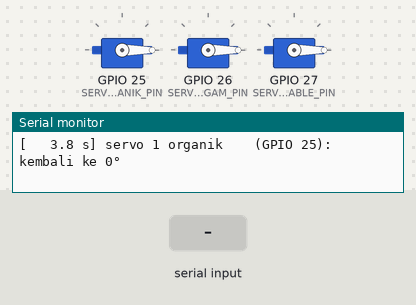
Recording of a sketch running on a simulated ESP32. On the bench: 3 × servo, the last lines printed to the serial monitor. The test bench sets the inputs (shaded band). Servo pulses on a pin are drawn as a servo (544–2400 µs = 0–180°).

Above: at 4.1 s.
4.2 s: "j90\n" received over Serial
At 5.0 s:
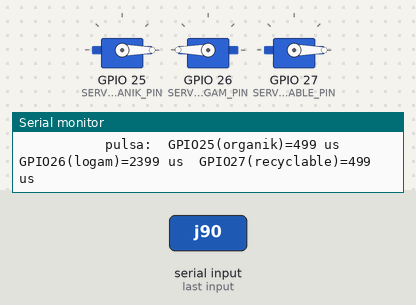
7.2 s: "k90\n" received over Serial
At 8.0 s:
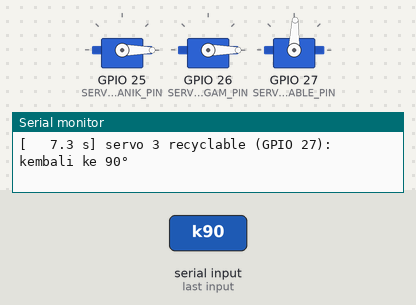
10.2 s: "h90\n" received over Serial
At 12.0 s:
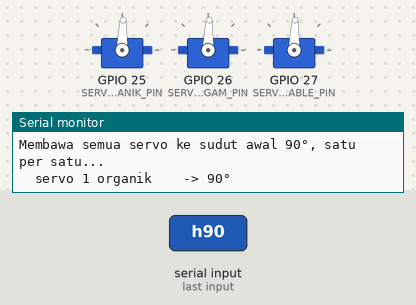
12.3 s: "a90\n" received over Serial
At 14.7 s:
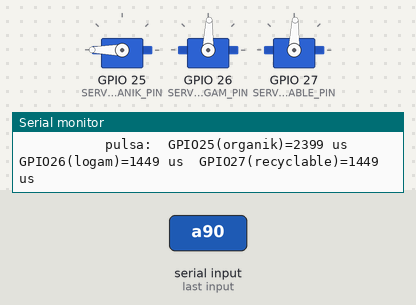
15.3 s: "h,45\n" received over Serial
At 16.4 s:
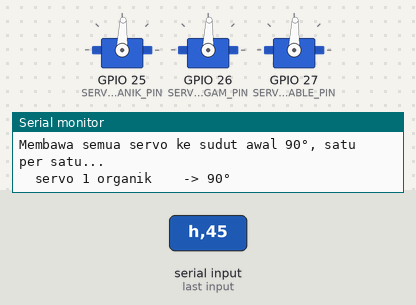
Timing chart, 0 to 17.8 s (numbered marks = the images above; inputs shaded):
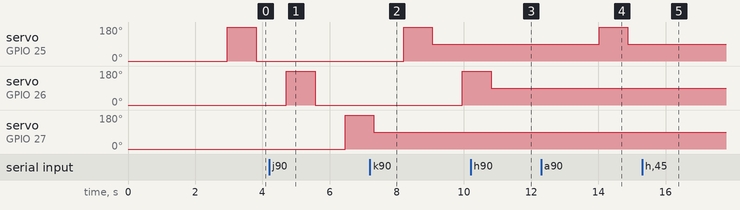

The sketch:

ServoTest.ino
```cpp
/*
 * ============================================================================
 *  PilahPintar — Uji tiga servo MG996R bergiliran (ESP32)
 * ============================================================================
 *  Sketch mandiri: cukup board ESP32 + tiga servo MG996R + catu daya servo.
 *  Tanpa Wi-Fi, Firebase, STM32, sensor, atau library servo.
 *
 *  Urutan: servo 1 maju -> kembali -> jeda beberapa detik -> servo 2 maju ->
 *  kembali -> jeda -> servo 3 ... lalu ulang dari servo 1.
 *
 *  Tiap servo memakai kanal PWM (LEDC) sendiri. Servo yang sedang tidak
 *  bergiliran ditahan di sudut awal (kHoldIdle). Kalau servo masih bergerak
 *  bersamaan, cek kabel: GND servo harus disatukan dengan GND ESP32, dan kabel
 *  sinyal (oranye) tiap servo harus ke pinnya sendiri.
 *
 *  Rangkaian (sama dengan firmware utama):
 *    Servo 1 organik     kabel sinyal (oranye) -> GPIO 25
 *    Servo 2 logam       kabel sinyal (oranye) -> GPIO 26
 *    Servo 3 recyclable  kabel sinyal (oranye) -> GPIO 27
 *    Kabel merah semua servo   -> +6 V LM2596 #2 (JANGAN dari pin 5V/3V3 ESP32)
 *    Kabel cokelat semua servo -> GND LM2596, lalu GND LM2596 -> GND ESP32
 *
 *  Buka Serial Monitor 115200 baud. Ketik perintah lalu Enter:
 *    a        mulai / hentikan mode bergiliran otomatis (aktif saat menyala)
 *    1 2 3    gerakkan satu servo sekali
 *    h        bawa semua servo ke sudut awal, satu per satu
 *    j<ms>    ubah jeda antar servo, contoh: j5000 (5 detik)
 *    d<deg>   ubah sudut dorong, contoh: d120
 *    k<deg>   ubah sudut kembali (awal), contoh: k10
 *    t<ms>    ubah waktu tiap gerakan, contoh: t800
 *    ?        tampilkan bantuan dan pengaturan sekarang
 * ============================================================================
 */
#include <Arduino.h>

// Samakan dengan config.h firmware utama.
#define SERVO_ORGANIK_PIN 25
#define SERVO_LOGAM_PIN 26
#define SERVO_RECYCLABLE_PIN 27
#define SERVO_HOME_DEG 0     // pendorong mundur penuh
#define SERVO_PUSH_DEG 180   // pendorong maju penuh
#define SERVO_MIN_US 500     // lebar pulsa untuk 0°
#define SERVO_MAX_US 2400    // lebar pulsa untuk 180°

constexpr uint32_t kDefaultGapMs = 3000;   // jeda antar servo (bisa diubah: j<ms>)
constexpr uint32_t kDefaultMoveMs = 800;   // waktu tiap gerakan maju / kembali
constexpr uint32_t kHomeStaggerMs = 800;   // waktu tiap servo menuju sudut awal saat boot
// true  = servo yang tidak bergiliran terus diberi pulsa sudut awal, jadi
//         menahan posisinya dan tidak ikut bergerak karena gangguan.
// false = servo yang tidak bergiliran tidak diberi pulsa (hemat arus, lemas).
constexpr bool kHoldIdle = true;

constexpr uint32_t kPwmFreqHz = 50;        // servo: periode 20 ms
constexpr uint8_t kPwmBits = 16;
constexpr uint32_t kPeriodUs = 1000000UL / kPwmFreqHz;
constexpr uint32_t kSerialLineTimeoutMs = 100;  // perintah tanpa Enter juga diproses

struct ServoChannel {
  const char *name;
  uint8_t pin;
  uint8_t ledcChannel;  // kanal berbeda-beda, di timer berbeda
};

ServoChannel channels[] = {
    {"organik", SERVO_ORGANIK_PIN, 0},
    {"logam", SERVO_LOGAM_PIN, 2},
    {"recyclable", SERVO_RECYCLABLE_PIN, 4},
};
constexpr uint8_t kCount = sizeof(channels) / sizeof(channels[0]);

int homeDeg = SERVO_HOME_DEG;
int pushDeg = SERVO_PUSH_DEG;
uint32_t moveMs = kDefaultMoveMs;
uint32_t gapMs = kDefaultGapMs;

enum class Phase : uint8_t { Idle, Push, Return, Gap };
Phase phase = Phase::Idle;
uint8_t current = 0;        // servo yang sedang bergiliran
uint32_t phaseStartMs = 0;
bool autoMode = true;
int8_t pendingSingle = -1;  // servo yang diminta lewat perintah 1/2/3
bool homeRequested = false;
uint32_t roundCount = 0;

char lineBuf[16];
uint8_t lineLen = 0;
uint32_t lastCharMs = 0;

// ---------------------------------------------------------------------------
// Servo (LEDC langsung, tanpa library)
// ---------------------------------------------------------------------------

uint32_t degToDuty(int deg) {
  deg = constrain(deg, 0, 180);
  const uint32_t us = map(deg, 0, 180, SERVO_MIN_US, SERVO_MAX_US);
  return (uint32_t)((uint64_t)us * ((1UL << kPwmBits) - 1) / kPeriodUs);
}

// Kirim pulsa posisi ke satu servo.
void servoWrite(const ServoChannel &c, int deg) { ledcWrite(c.pin, degToDuty(deg)); }

// Hentikan pulsa: servo diam dan tidak menahan posisi.
void servoRelease(const ServoChannel &c) { ledcWrite(c.pin, 0); }

// Servo yang sedang tidak bergiliran: tahan di sudut awal (kHoldIdle) atau lepas.
void servoIdle(const ServoChannel &c) {
  if (kHoldIdle) {
    servoWrite(c, homeDeg);
  } else {
    servoRelease(c);
  }
}

// Tampilkan pulsa yang benar-benar keluar di tiap pin (0 = tidak ada pulsa).
void printPulses() {
  Serial.print("           pulsa:");
  for (uint8_t i = 0; i < kCount; i++) {
    const uint32_t us =
        (uint32_t)((uint64_t)ledcRead(channels[i].pin) * kPeriodUs / ((1UL << kPwmBits) - 1));
    Serial.printf("  GPIO%u(%s)=%lu us", channels[i].pin, channels[i].name, us);
  }
  Serial.println();
}

bool setupServoPins() {
  bool ok = true;
  for (uint8_t i = 0; i < kCount; i++) {
    ServoChannel &c = channels[i];
    if (ledcAttachChannel(c.pin, kPwmFreqHz, kPwmBits, c.ledcChannel)) {
      servoRelease(c);
      Serial.printf("  servo %u %-10s GPIO %u -> kanal PWM %u: OK\n", i + 1, c.name,
                    c.pin, c.ledcChannel);
    } else {
      Serial.printf("  servo %u %-10s GPIO %u -> kanal PWM %u: GAGAL\n", i + 1, c.name,
                    c.pin, c.ledcChannel);
      ok = false;
    }
  }
  return ok;
}

void homeAll() {
  Serial.printf("Membawa semua servo ke sudut awal %d°, satu per satu...\n", homeDeg);
  for (uint8_t i = 0; i < kCount; i++) {
    const ServoChannel &c = channels[i];
    Serial.printf("  servo %u %-10s -> %d°\n", i + 1, c.name, homeDeg);
    servoWrite(c, homeDeg);
    delay(kHomeStaggerMs);
    servoIdle(c);
  }
}

void startCycle(uint8_t i) {
  current = i;
  const ServoChannel &c = channels[i];
  servoWrite(c, pushDeg);
  Serial.printf("[%6.1f s] servo %u %-10s (GPIO %u): maju ke %d°\n", millis() / 1000.0f,
                i + 1, c.name, c.pin, pushDeg);
  delay(50);  // nilai PWM baru berlaku di awal periode berikutnya (20 ms)
  printPulses();
  phase = Phase::Push;
  phaseStartMs = millis();
}

void updateSequence() {
  const uint32_t now = millis();
  const uint32_t elapsed = now - phaseStartMs;
  const ServoChannel &c = channels[current];

  switch (phase) {
    case Phase::Idle:
      if (homeRequested) {
        homeRequested = false;
        homeAll();
      } else if (pendingSingle >= 0) {
        const uint8_t i = pendingSingle;
        pendingSingle = -1;
        startCycle(i);
      } else if (autoMode) {
        startCycle(0);
      }
      break;

    case Phase::Push:
      if (elapsed >= moveMs) {
        servoWrite(c, homeDeg);
        Serial.printf("[%6.1f s] servo %u %-10s (GPIO %u): kembali ke %d°\n", now / 1000.0f,
                      current + 1, c.name, c.pin, homeDeg);
        phase = Phase::Return;
        phaseStartMs = now;
      }
      break;

    case Phase::Return:
      if (elapsed >= moveMs) {
        servoIdle(c);
        if (autoMode && pendingSingle < 0 && !homeRequested) {
          Serial.printf("           jeda %.1f detik...\n", gapMs / 1000.0f);
        }
        phase = Phase::Gap;
        phaseStartMs = now;
      }
      break;

    case Phase::Gap:
      // Perintah 1/2/3/h tidak perlu menunggu jeda penuh.
      if (pendingSingle >= 0 || homeRequested || !autoMode) {
        phase = Phase::Idle;
        break;
      }
      if (elapsed < gapMs) break;
      if (current == kCount - 1) {
        roundCount++;
        Serial.printf("--- putaran ke-%lu selesai ---\n", roundCount);
      }
      startCycle((current + 1) % kCount);
      break;
  }
}

// ---------------------------------------------------------------------------
// Perintah Serial
// ---------------------------------------------------------------------------

void printSettings() {
  Serial.printf("Pengaturan: awal %d°, dorong %d°, gerakan %lu ms, jeda %lu ms, "
                "otomatis %s\n",
                homeDeg, pushDeg, moveMs, gapMs, autoMode ? "AKTIF" : "mati");
  if (homeDeg == pushDeg) {
    Serial.println("PERINGATAN: sudut awal = sudut dorong, servo tidak akan bergerak.");
  }
}

void printHelp() {
  Serial.println();
  Serial.println("=== Uji tiga servo MG996R bergiliran ===");
  Serial.println("Perintah:");
  Serial.println("  a       mulai / hentikan mode bergiliran otomatis");
  Serial.println("  1 2 3   gerakkan satu servo sekali");
  Serial.println("  h       bawa semua servo ke sudut awal");
  Serial.println("  j<ms>   jeda antar servo, contoh j5000");
  Serial.println("  d<deg>  sudut dorong, contoh d120");
  Serial.println("  k<deg>  sudut kembali (awal), contoh k10");
  Serial.println("  t<ms>   waktu tiap gerakan, contoh t800");
  Serial.println("  ?       bantuan ini");
  printSettings();
  Serial.println();
}

// Baca angka setelah huruf perintah. false jika tidak ada angka atau di luar batas.
bool parseNumber(const char *arg, long minV, long maxV, long &out) {
  char *end = nullptr;
  const long v = strtol(arg, &end, 10);
  if (end == arg || v < minV || v > maxV) return false;
  out = v;
  return true;
}

void handleCommand(const char *line) {
  const char cmd = (char)tolower((unsigned char)line[0]);
  const char *arg = line + 1;
  long v = 0;

  if (cmd >= '1' && cmd < '1' + kCount && line[1] == '\0') {
    const uint8_t i = cmd - '1';
    autoMode = false;
    pendingSingle = i;
    Serial.printf("Servo %u %s akan bergerak sekali%s.\n", i + 1, channels[i].name,
                  phase == Phase::Idle || phase == Phase::Gap
                      ? ""
                      : " setelah servo sekarang kembali");
    return;
  }

  switch (cmd) {
    case 'a':
      autoMode = !autoMode;
      pendingSingle = -1;
      Serial.println(autoMode ? "Mode bergiliran otomatis AKTIF."
                              : "Mode bergiliran otomatis berhenti.");
      break;

    case 'h':
      autoMode = false;
      pendingSingle = -1;
      homeRequested = true;
      break;

    case 'j':
      if (parseNumber(arg, 0, 60000, v)) {
        gapMs = (uint32_t)v;
        printSettings();
      } else {
        Serial.println("Format: j<0-60000>, contoh j5000 (5 detik)");
      }
      break;

    case 'd':
      if (parseNumber(arg, 0, 180, v)) {
        pushDeg = (int)v;
        printSettings();
      } else {
        Serial.println("Format: d<0-180>, contoh d120");
      }
      break;

    case 'k':
      if (parseNumber(arg, 0, 180, v)) {
        homeDeg = (int)v;
        printSettings();
        Serial.println("Ketik h agar semua servo pindah ke sudut awal yang baru.");
      } else {
        Serial.println("Format: k<0-180>, contoh k10");
      }
      break;

    case 't':
      if (parseNumber(arg, 200, 5000, v)) {
        moveMs = (uint32_t)v;
        printSettings();
      } else {
        Serial.println("Format: t<200-5000>, contoh t800");
      }
      break;

    case '?':
      printHelp();
      break;

    default:
      Serial.printf("Perintah tidak dikenal: \"%s\" (ketik ? untuk bantuan)\n", line);
      break;
  }
}

void readSerial() {
  while (Serial.available()) {
    const char ch = (char)Serial.read();
    lastCharMs = millis();
    if (ch == '\r' || ch == '\n') {
      if (lineLen > 0) {
        lineBuf[lineLen] = '\0';
        handleCommand(lineBuf);
        lineLen = 0;
      }
    } else if (ch != ' ' && lineLen < sizeof(lineBuf) - 1) {
      lineBuf[lineLen++] = ch;
    }
  }
  // Serial Monitor diset "No line ending": proses setelah jeda singkat.
  if (lineLen > 0 && millis() - lastCharMs >= kSerialLineTimeoutMs) {
    lineBuf[lineLen] = '\0';
    handleCommand(lineBuf);
    lineLen = 0;
  }
}

// ---------------------------------------------------------------------------

void setup() {
  Serial.begin(115200);
  delay(500);
  printHelp();

  Serial.println("Menyiapkan PWM:");
  if (!setupServoPins()) {
    Serial.println("Ada pin yang gagal. Cek nomor pin, lalu restart.");
  }

  homeAll();
  Serial.println("Mulai bergiliran...");
}

void loop() {
  readSerial();
  updateSequence();
  delay(5);
}
```

Measured:
- after the input at 4.2 s, servo on GPIO 26 (SERVO_LOGAM_PIN): 0° → 180° after 0.51 s, → 0° 0.86 s later; servo on GPIO 27 (SERVO_RECYCLABLE_PIN): 0° → 180° after 2.3 s
- after the input at 7.2 s, servo on GPIO 27 (SERVO_RECYCLABLE_PIN): 180° → 88° after 0.11 s
- after the input at 10.2 s, servo on GPIO 27 (SERVO_RECYCLABLE_PIN): stays 88° (without the input it goes to 180° after 1.5 s)
- after the input at 12.3 s, servo on GPIO 25 (SERVO_ORGANIK_PIN): 88° → 180° after 1.7 s, → 88° 0.85 s later
- after the input at 15.3 s, servo on GPIO 26 (SERVO_LOGAM_PIN): stays 88° (without the input it goes to 180° after 0.47 s); servo on GPIO 27 (SERVO_RECYCLABLE_PIN): stays 88° (without the input it goes to 180° after 2.2 s)
